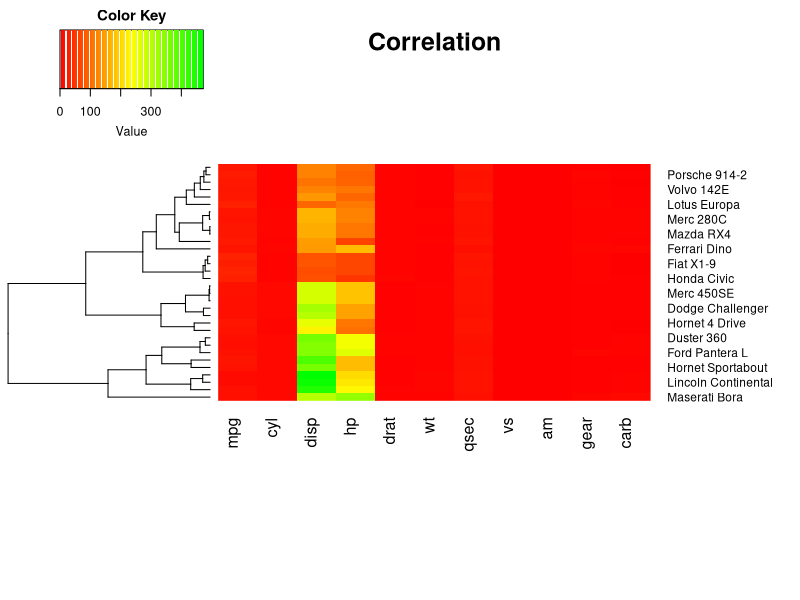

The R script that drew this image: (Note: this script raises an error after producing the figure.)
setwd("C:/Health-Informatics-Course-Notes/plots")
#install.packages("gplots", dependencies = TRUE)
library(gplots)
#install.packages("RColorBrewer", dependencies = TRUE)
library(RColorBrewer)
x  = as.matrix(mtcars)
my_palette <- colorRampPalette(c("red", "yellow", "green"))(n = 299)

# (optional) defines the color breaks manually for a "skewed" color transition
col_breaks = c(seq(-1,0,length=100),  # for red
               seq(0,0.8,length=100),              # for yellow
               seq(0.8,1,length=100))              # for green
distance = dist(x, method = "manhattan")
cluster = hclust(distance, method = "ward.D")

# creates a 5 x 5 inch image
png("mtcars_cluster_htmp.png",    # create PNG for the heat map        
    width = 5*300,        # 5 x 300 pixels
    height = 5*300,
    res = 300,            # 300 pixels per inch
    pointsize = 8)        # smaller font size

heatmap.2(x,
          #cellnote = mat_data,  # same data set for cell labels
          main = "Correlation", # heat map title
          notecol="black",      # change font color of cell labels to black
          density.info="none",  # turns off density plot inside color legend
          trace="none",         # turns off trace lines inside the heat map
          margins =c(12,9),     # widens margins around plot
          col=my_palette,       # use on color palette defined earlier
          #breaks=col_breaks,    # enable color transition at specified limits
          dendrogram="row",     # only draw a row dendrogram
          Colv="NA"
          #Rowv = as.dendrogram(cluster), # apply default clustering method
          #Colv = as.dendrogram(cluster)
          ) # apply default clustering method)            # turn off column clustering

dev.off()               # close the PNG device



##clustering  
#http://www.statmethods.net/advstats/cluster.html  
# Prepare Data
mydata <- na.omit(mydata) # listwise deletion of missing
mydata <- scale(mydata) # standardize variables
# Determine number of clusters
wss <- (nrow(mydata)-1)*sum(apply(mydata,2,var))
for (i in 2:15) wss[i] <- sum(kmeans(mydata, 
                                     centers=i)$withinss)
plot(1:15, wss, type="b", xlab="Number of Clusters",
     ylab="Within groups sum of squares")

# K-Means Cluster Analysis
fit <- kmeans(mydata, 5) # 5 cluster solution
# get cluster means 
aggregate(mydata,by=list(fit$cluster),FUN=mean)
# append cluster assignment
mydata <- data.frame(mydata, fit$cluster)

# Ward Hierarchical Clustering
d <- dist(mydata, method = "euclidean") # distance matrix
fit <- hclust(d, method="ward") 
plot(fit) # display dendogram
groups <- cutree(fit, k=5) # cut tree into 5 clusters
# draw dendogram with red borders around the 5 clusters 
rect.hclust(fit, k=5, border="red")

# Ward Hierarchical Clustering with Bootstrapped p values
library(pvclust)
fit <- pvclust(mydata, method.hclust="ward",
               method.dist="euclidean")
plot(fit) # dendogram with p values
# add rectangles around groups highly supported by the data
pvrect(fit, alpha=.95)

# Model Based Clustering
library(mclust)
fit <- Mclust(mydata)
plot(fit) # plot results 
summary(fit) # display the best model

# K-Means Clustering with 5 clusters
fit <- kmeans(mydata, 5)

# Cluster Plot against 1st 2 principal components

# vary parameters for most readable graph
library(cluster) 
clusplot(mydata, fit$cluster, color=TRUE, shade=TRUE, 
         labels=2, lines=0)

# Centroid Plot against 1st 2 discriminant functions
library(fpc)
plotcluster(mydata, fit$cluster)

# comparing 2 cluster solutions
library(fpc)
cluster.stats(d, fit1$cluster, fit2$cluster)
